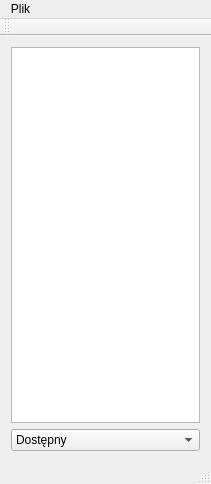
<?xml version="1.0" encoding="UTF-8"?>
<ui version="4.0">
 <class>MainWindow</class>
 <widget class="QMainWindow" name="MainWindow">
  <property name="geometry">
   <rect>
    <x>0</x>
    <y>0</y>
    <width>211</width>
    <height>484</height>
   </rect>
  </property>
  <property name="windowTitle">
   <string>MainWindow</string>
  </property>
  <widget class="QWidget" name="centralWidget">
   <layout class="QVBoxLayout" name="verticalLayout">
    <item>
     <widget class="QListWidget" name="listWidget"/>
    </item>
    <item>
     <widget class="QComboBox" name="comboBox">
      <item>
       <property name="text">
        <string>Dostępny</string>
       </property>
      </item>
      <item>
       <property name="text">
        <string>Zaraz wracam</string>
       </property>
      </item>
      <item>
       <property name="text">
        <string>Niewidoczny</string>
       </property>
      </item>
      <item>
       <property name="text">
        <string>Niedostępny</string>
       </property>
      </item>
     </widget>
    </item>
   </layout>
  </widget>
  <widget class="QMenuBar" name="menuBar">
   <property name="geometry">
    <rect>
     <x>0</x>
     <y>0</y>
     <width>211</width>
     <height>21</height>
    </rect>
   </property>
   <widget class="QMenu" name="menuPlik">
    <property name="title">
     <string>Plik</string>
    </property>
    <addaction name="actionUstawienia"/>
    <addaction name="actionDodaj_kontakt"/>
    <addaction name="separator"/>
    <addaction name="actionZako_cz"/>
   </widget>
   <addaction name="menuPlik"/>
  </widget>
  <widget class="QToolBar" name="mainToolBar">
   <attribute name="toolBarArea">
    <enum>TopToolBarArea</enum>
   </attribute>
   <attribute name="toolBarBreak">
    <bool>false</bool>
   </attribute>
  </widget>
  <widget class="QStatusBar" name="statusBar"/>
  <action name="actionUstawienia">
   <property name="text">
    <string>Ustawienia</string>
   </property>
  </action>
  <action name="actionDodaj_kontakt">
   <property name="text">
    <string>Dodaj kontakt</string>
   </property>
  </action>
  <action name="actionZako_cz">
   <property name="text">
    <string>Zakończ</string>
   </property>
  </action>
 </widget>
 <layoutdefault spacing="6" margin="11"/>
 <resources/>
 <connections/>
</ui>
